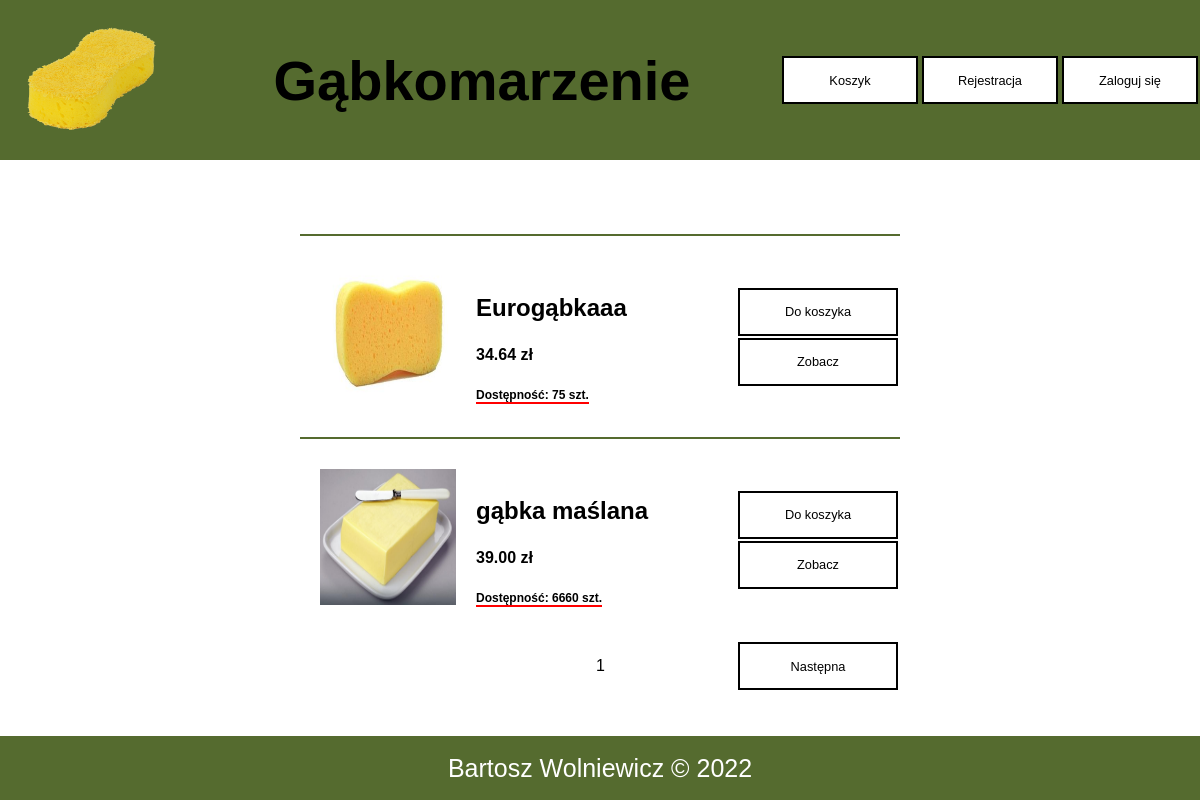
The page / on the database its author committed.
### tables this page shows
CREATE TABLE `produkty` (
  `id` int(11) NOT NULL,
  `nazwa` varchar(250) NOT NULL,
  `zdjecie` varchar(50) NOT NULL,
  `cena` decimal(10,2) NOT NULL,
  `ilosc_magazyn` int(11) DEFAULT NULL,
  `widoczny` tinyint(1) DEFAULT NULL
);

### scripts/show_produkty.php (the view)
<?php
echo "<div id=content>";
    $conn = new mysqli('localhost', 'root', '', 'passwd_hash');
    $sql = "SELECT count(*) ile FROM produkty WHERE widoczny=1";
    $productcount = $conn->query($sql)->fetch_assoc()['ile'];
    $prod_per_page = 2;
    $pagecount=ceil($productcount/$prod_per_page);
    $p= (isset($_GET['p'])) ? $_GET['p'] : 1;
    $pom=($p-1)*$prod_per_page;
    $sql = "SELECT id, nazwa, zdjecie, cena, ilosc_magazyn FROM produkty WHERE widoczny=1 ORDER BY 1 LIMIT $prod_per_page OFFSET $pom";
    $res = $conn->query($sql);
    while($produkt = $res->fetch_assoc()){
    echo <<< OPOLE
    <div class=produkt>
        <div class=zwijaj>
        <a href=./sites/produkt.php?id=$produkt[id]><img class=midimg src=./images/$produkt[zdjecie] alt=$produkt[nazwa]></a>
        <div>
        <a href=./sites/produkt.php?id=$produkt[id]><h3>$produkt[nazwa]</h3></a>
            <h4>$produkt[cena] zł</h4>
            <h5>Dostępność: <span class=sztuki>$produkt[ilosc_magazyn]</span> szt.</h5>
        </div>
        </div>
        <div>
        <a class=button href=./index.php?action=koszyk&id=$produkt[id]&p=$p><div>Do koszyka</div></a>
        <a class=button href=./sites/produkt.php?id=$produkt[id]&p=$p><div>Zobacz</div></a>
        </div>
    </div>
OPOLE;
    }
if($p==1&&$pagecount>1){
    echo "<div id=lower_butt><div class=szer></div><div>$p</div><a href=./index.php?p=2 class=button><div>Następna</div></a></div>";
}
elseif($p==1&&$pagecount==1){
}
elseif($p<$pagecount){
    $pp=$p-1;
    $nn=$p+1;
    echo "<div id=lower_butt><a href=./index.php?p=$pp class=button><div>Poprzednia</div></a><div>$p</div><a href=./index.php?p=$nn class=button><div>Następna</div></a></div>";
}else{
    $pp=$p-1;
    echo "<div id=lower_butt><a href=./index.php?p=$pp class=button><div>Poprzednia</div></a><div>$p</div><div class=szer></div></div>";
}
?>

### styl.css (style rules this page uses)
body { font-family: 'HelveticaNow', 'Helvetica'; margin: 0; }
a { text-decoration: none; color:black; }
h3 { font-size: 3vh; }
h4 { font-size: 2vh; }
h5 { font-size: 1.5vh; }
.midimg { height: 17vmin; width: 17vmin; margin-right: 20px; margin-left: 20px; padding-bottom: 1px; }
.button { text-decoration: none; height: 28px; width: 140px; background-color: white; color: black; border: 2px solid black; margin: 2px; padding: 8px; display: flex; align-items: center; justify-content: center; }
#content { min-height: 72vmin; background-color: white; display: flex; flex-direction: column; justify-content: center; align-items: center; }
.produkt:nth-of-type(1) { margin-top: 30px; }
.produkt { display: flex; flex-direction: row; justify-content: space-between; align-items: center; width: 50%; border-top: 2px solid darkolivegreen; padding-top: 30px; padding-bottom: 30px; }
.zwijaj { display: flex; justify-content: center; align-items: center; }
a.button > div { font-size: 1.6vmin; }
#lower_butt { width: 50%; display: flex; flex-direction: row; justify-content: space-between; align-items: center; }

### rows shown on the page
produkty: zdjecie (picture), nazwa "Eurogąbkaaa", cena "34.64", ilosc_magazyn "75"
produkty: zdjecie (picture), nazwa "gąbka maślana", cena "39.00", ilosc_magazyn "6660"

### other values the page prints
$p "1"
